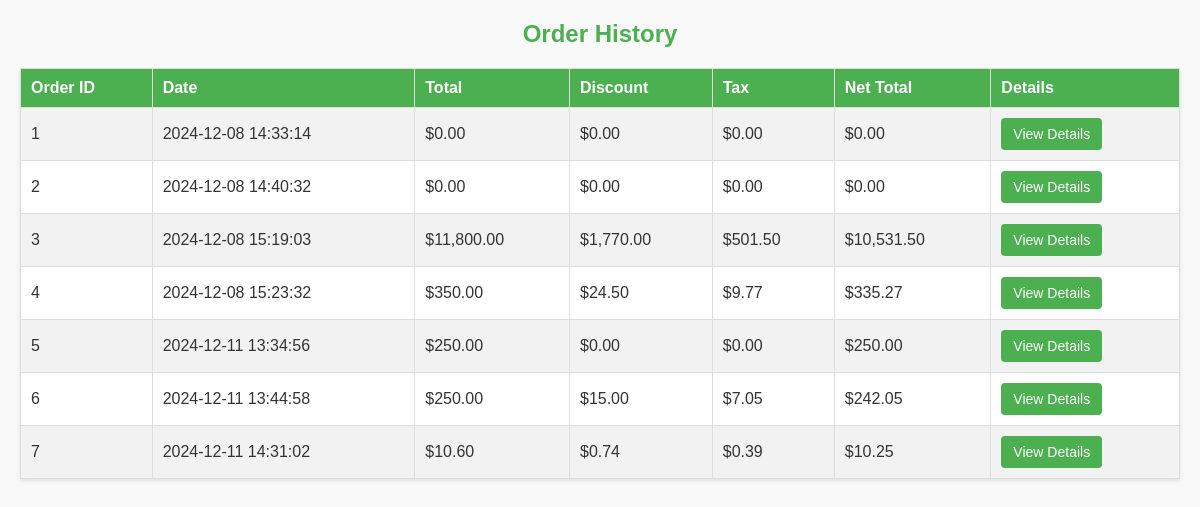
The app's page /project/pos_heandle/order_history.php with its own data.
### tables this page shows
CREATE TABLE `orders` (
  `id` int(11) NOT NULL,
  `order_date` timestamp NOT NULL DEFAULT current_timestamp(),
  `total_amount` decimal(10,2) NOT NULL,
  `discount` decimal(10,2) DEFAULT 0.00,
  `tax` decimal(10,2) DEFAULT 0.00,
  `net_total` decimal(10,2) NOT NULL
);

### project/pos_heandle/order_history.php (the view, shortened to what this page needs)
<?php
$conn = mysqli_connect("localhost", "root", "", "pos_system");
$orders = $conn->query("SELECT * FROM orders");
?>
<!DOCTYPE html>
<html lang="en">
<head>
</head>
<body>
    <h2>Order History</h2>
    <table>
        <tr>
            <th>Order ID</th>
            <th>Date</th>
            <th>Total</th>
            <th>Discount</th>
            <th>Tax</th>
            <th>Net Total</th>
            <th>Details</th>
        </tr>
        <?php while ($order = $orders->fetch_assoc()): ?>
        <tr>
            <td><?php echo $order['id']; ?></td>
            <td><?php echo $order['order_date']; ?></td>
            <td>$<?php echo number_format($order['total_amount'], 2); ?></td>
            <td>$<?php echo number_format($order['discount'], 2); ?></td>
            <td>$<?php echo number_format($order['tax'], 2); ?></td>
            <td>$<?php echo number_format($order['net_total'], 2); ?></td>
            <td>
                <button onclick="toggleDetails(<?php echo $order['id']; ?>)">View Details</button>
            </td>
        </tr>
        <?php endwhile; ?>
    </table>
</body>
</html>

### project/pos_heandle/order_history.php (style rules this page uses)
body { font-family: Arial, sans-serif; margin: 20px; background-color: #f9f9f9; color: #333; }
h2 { text-align: center; color: #4CAF50; }
table { width: 100%; border-collapse: collapse; margin-top: 20px; background-color: #fff; box-shadow: 0 2px 4px rgba(0, 0, 0, 0.1); }
th, td { padding: 10px; text-align: left; border: 1px solid #ddd; }
th { background-color: #4CAF50; color: white; }
tr:nth-child(even) { background-color: #f2f2f2; }
button { background-color: #4CAF50; color: white; border: none; padding: 8px 12px; cursor: pointer; border-radius: 4px; font-size: 14px; }

### records on screen
orders: id "1", order_date "2024-12-08 14:33:14", total_amount "0.00", discount "0.00", tax "0.00", net_total "0.00"
orders: id "2", order_date "2024-12-08 14:40:32", total_amount "0.00", discount "0.00", tax "0.00", net_total "0.00"
orders: id "3", order_date "2024-12-08 15:19:03", total_amount "11,800.00", discount "1,770.00", tax "501.50", net_total "10,531.50"
orders: id "4", order_date "2024-12-08 15:23:32", total_amount "350.00", discount "24.50", tax "9.77", net_total "335.27"
orders: id "5", order_date "2024-12-11 13:34:56", total_amount "250.00", discount "0.00", tax "0.00", net_total "250.00"
orders: id "6", order_date "2024-12-11 13:44:58", total_amount "250.00", discount "15.00", tax "7.05", net_total "242.05"
orders: id "7", order_date "2024-12-11 14:31:02", total_amount "10.60", discount "0.74", tax "0.39", net_total "10.25"
